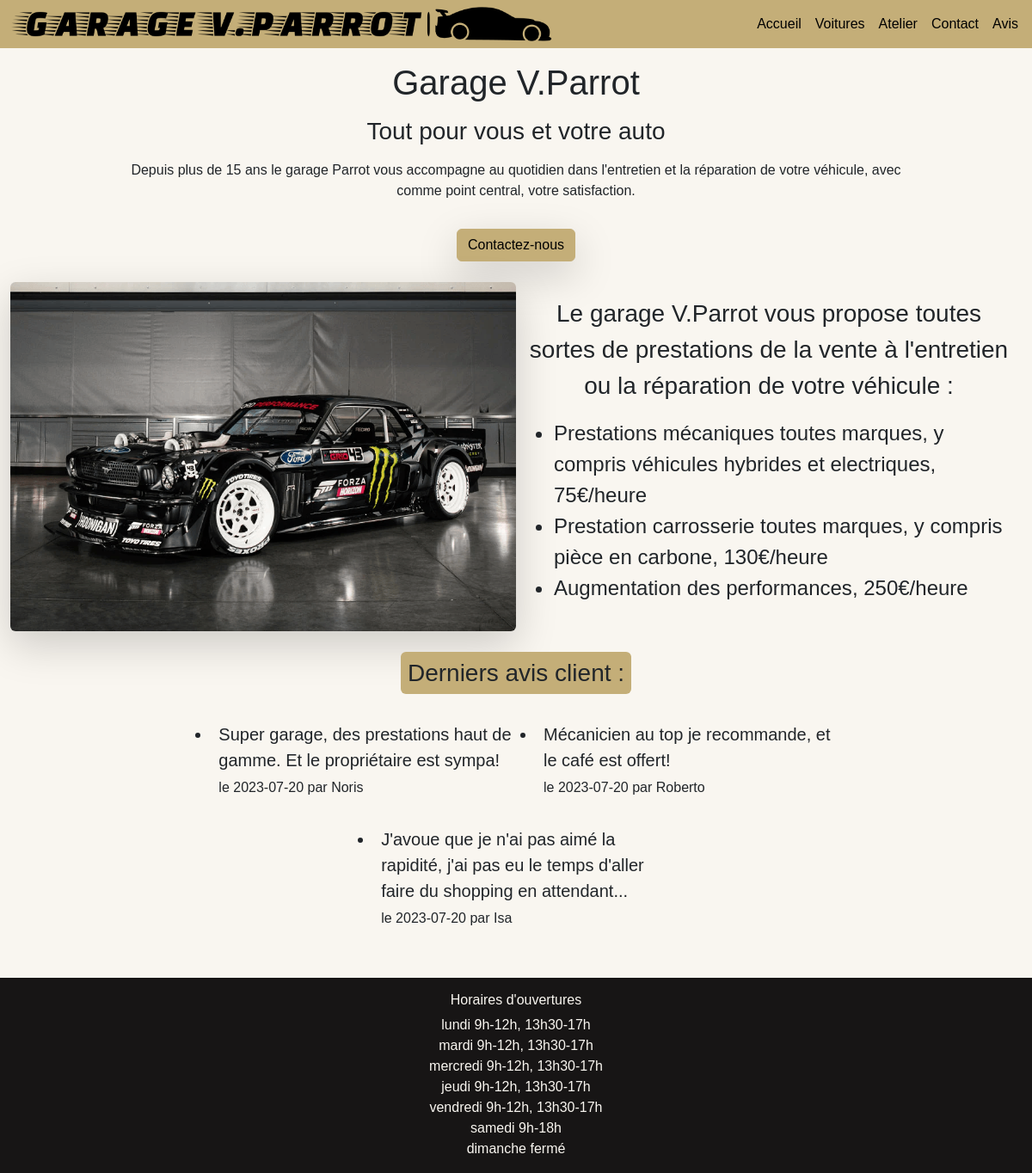
The page / on the database its author committed.
### tables this page shows
CREATE TABLE `service` (
  `id_service` int(11) NOT NULL,
  `service_name` varchar(25) NOT NULL,
  `service_price` decimal(10,0) NOT NULL,
  `service_type` varchar(255) DEFAULT NULL,
  `id_garage` int(11) NOT NULL
);

CREATE TABLE `customer_review` (
  `id_customer_review` int(11) NOT NULL,
  `customer_review_username` varchar(255) NOT NULL,
  `customer_review_date` date NOT NULL,
  `customer_review_note` int(11) NOT NULL,
  `customer_review_text` varchar(255) NOT NULL
);

### controllers/Controller.php (called while the page is built, shortened)
<?php
abstract class Controller
{
    public function render(string $fichier, array $data = [], string $template = "default")
    {
        extract($data);
        require_once('Views/' . $fichier . '.php');
        $content = ob_get_clean();
        require_once "Views/" . $template . ".php";
    }
}

### controllers/HomeController.php (called while the page is built, shortened)
<?php
class HomeController extends Controller
{
    public function index()
    {
        $customerReviews = new CustomerReviewsModel();
        $reviews = $customerReviews->findByLimit();
        $allServices = new ServicesModel;
        $services = $allServices->findServices();
        $this->render("home/index", ["reviews" => $reviews, "services" => $services]);
    }
}

### index.php (called while the page is built, shortened)
<?php
$app = new Main();
$app->start();

### models/ServicesModel.php (called while the page is built, shortened)
<?php
class ServicesModel extends Model
{
    public function __construct()
    {
        $this->table = "service";
    }
    public function findServices()
    {
        $query = $this->request("SELECT * FROM $this->table ORDER BY service_price ASC" );
        return $query->fetchAll();
    }
}

### Core/Db.php (called while the page is built, shortened)
<?php
class Db extends PDO
{
    private static $instance;
    private function __construct()
    {
        $_dsn = 'mysql:dbname='. self::DBNAME . ';host=' . self::DBHOST;
    }
    public static function getInstance():self
    {
        if(self::$instance === null){
            self::$instance = new self();
        }
        return self::$instance;
    }
}

### models/Model.php (called while the page is built, shortened)
<?php
class Model extends Db
{
    public function request(string $sql, array $attributs = null)
    {
        $this->db = Db::getInstance();
        if($attributs !== null){
            $query = $this->db->prepare($sql);
            $query->execute($attributs);
            return $query;
        }else{
            return $this->db->query($sql);
        }
    }
}

### models/CustomerReviewsModel.php (called while the page is built, shortened)
<?php
class CustomerReviewsModel extends Model
{
    public function __construct()
    {
        $this->table = "customer_review";
    }
    public function findByLimit()
    {
        $query = $this->request('SELECT * FROM '. $this->table. ' ORDER BY customer_review_date DESC LIMIT 6;');
        return $query->fetchAll();
    }
}

### views/home/index.php (the view)
<aside class="d-flex flex-column align-items-center">
    <h1 class="mt-3">Garage V.Parrot</h1>
    <h3 class="m-2 text-center">Tout pour vous et votre auto</h3>
    <p class="m-2 text-center col-md-9">Depuis plus de 15 ans le garage Parrot vous accompagne au quotidien dans l'entretien et
        la réparation de votre véhicule, avec comme point central, votre satisfaction.
    </p>
    <button type="button" class="btn btn-secondary shadow-lg m-3 m-md-4">
        <a href="<?= ROOT ?>/contact" class="text-decoration-none">
            Contactez-nous
        </a>
    </button>
</aside>
<main class="d-md-flex flex-md-column align-items-md-center">
    <div class="container-fluid d-md-flex ">
        <img src="assets/images/hoonicorn.png" class="img-fluid col-md-6 shadow-lg rounded" alt="hoonicorn">
        <div class="container-fluid d-md-flex flex-md-column justify-content-md-evenly">
            <p class="text-center mt-3 fs-3">Le garage V.Parrot vous propose toutes sortes de prestations de la vente à l'entretien
                ou la réparation de votre véhicule :
            <ul class="d-md-flex flex-md-column justify-content-md-between">
                <?php foreach ($services as $service): ?>
                    <li class="fs-4"><?= $service->service_type ?>, <?= $service->service_price ?>€/heure</li>
                <?php endforeach; ?>
            </ul>
            </p>
        </div>
    </div>
    <aside class="d-flex flex-column align-items-center m-md-4 col-md-9">
        <h3 class="bg-secondary text-center rounded mb-3 p-2">Derniers avis client :</h3>
        <ul class="d-flex flex-column flex-wrap flex-md-row justify-content-md-center align-items-center ">
            <?php foreach ($reviews as $review): ?>
                <li class="m-2 col-11 col-md-5 p-2 fs-5 align-self-start">
                    <?= $review->customer_review_text; ?><br>
                    <span class="fs-6"> le <?= $review->customer_review_date; ?> par <?= $review->customer_review_username; ?></span>
                </li>
            <?php endforeach; ?>
        </ul>
    </aside>
</main>

### Core/Main.php (shortened to what this page needs)
<?php
class Main
{
    public function start()
    {
        $params = explode('/', $_GET['p']);
        if($params[0] != ""){
            $controller = '\\App\\Controllers\\'.ucfirst(array_shift($params)).'Controller';
            $action = isset($params[0]) ? array_shift($params) : 'index';
            $controller = new $controller();
            if(method_exists($controller, $action)){
                (isset($params[0])) ? call_user_func_array([$controller, $action], $params) : $controller->$action();
            }else{
                http_response_code(404);
                echo "La page recherchée n'existe pas";
            }
        }else{
            $controller = new HomeController;
            $controller->index();
        }
    }
}

### views/default.php (shortened to what this page needs)
<!DOCTYPE html>
<html lang="fr">
<head>
    <link rel="stylesheet" href="<?= ROOT ?>/main.css">
</head>
<body class="bg-primary ">
<header>
    <nav class="navbar navbar-dark navbar-expand-md bg-secondary">
        <div class="container-fluid d-flex">
            <a href="<?= ROOT ?>/home" class="col-8 col-md-9"><img src="assets/images/logo/logo-no-background.png" class="img-fluid" alt="car"></a>
        </div>
        <div class="collapse navbar-collapse" id="navbarToggleExternalContent" data-bs-theme="dark">
            <div class="bg-secondary mx-2">
                <ul class="navbar-nav list-unstyled text-center">
                    <li class="nav-item-2">
                        <a href="<?= ROOT ?>/home" class="nav-link text-decoration-none text-black">Accueil</a>
                    </li>
                    <li class="nav-item-2">
                        <a href="<?= ROOT ?>/cars" class="nav-link text-decoration-none text-black">Voitures</a>
                    </li>
                    <li class="nav-item-2">
                        <a href="<?= ROOT ?>/workshop" class="nav-link text-decoration-none text-black">Atelier</a>
                    </li>
                    <li class="nav-item-2">
                        <a href="<?= ROOT ?>/contact" class="nav-link text-decoration-none text-black">Contact</a>
                    </li>
                    <li class="nav-item-2">
                        <a href="<?= ROOT ?>/feedback" class="nav-link text-decoration-none text-black">Avis</a>
                    </li>
                </ul>
            </div>
        </div>
    </nav>
</header>
<div>
    <?php echo $content; ?>
</div>
<footer class="bg-info text-primary d-flex justify-content-center pt-3">
    <ul class="list-unstyled text-center">
        <h6>Horaires d'ouvertures</h6>
        <li>lundi 9h-12h, 13h30-17h</li>
        <li>mardi 9h-12h, 13h30-17h</li>
        <li>mercredi 9h-12h, 13h30-17h</li>
        <li>jeudi 9h-12h, 13h30-17h</li>
        <li>vendredi 9h-12h, 13h30-17h</li>
        <li>samedi 9h-18h</li>
        <li>dimanche fermé</li>
    </ul>
</footer>
</body>
</html>

### rows shown on the page
service: service_type "Prestations mécaniques toutes marques, y compris véhicules hybrides et electriques", service_price "75"
service: service_type "Prestation carrosserie toutes marques, y compris pièce en carbone", service_price "130"
service: service_type "Augmentation des performances", service_price "250"
customer_review: customer_review_text "Super garage, des prestations haut de gamme. Et le propriétaire est sympa!", customer_review_date "2023-07-20", customer_review_username "Noris"
customer_review: customer_review_text "Mécanicien au top je recommande, et le café est offert!", customer_review_date "2023-07-20", customer_review_username "Roberto"
customer_review: customer_review_text "J'avoue que je n'ai pas aimé la rapidité, j'ai pas eu le temps d'aller faire du shopping en attendant...", customer_review_date "2023-07-20", customer_review_username "Isa"
